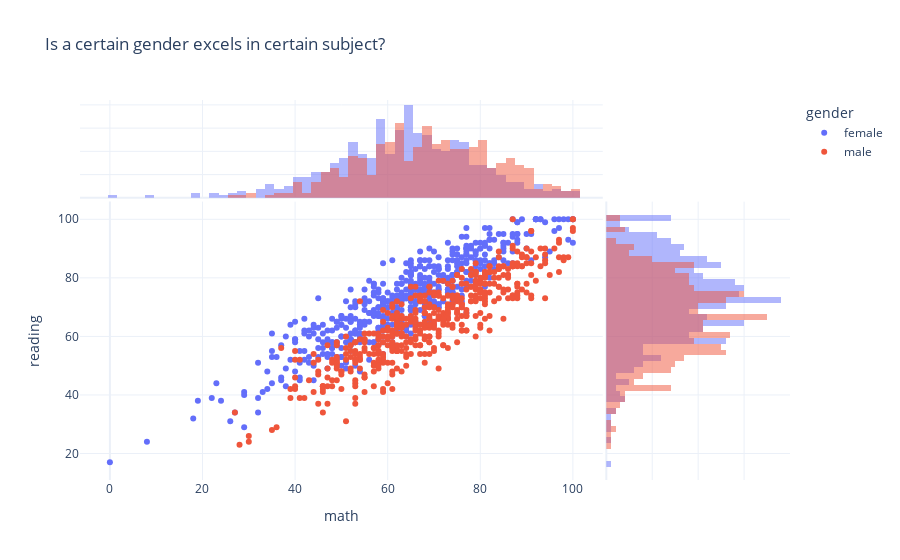

The cell this chart's notebook holds for it:
### Code cell
fig = px.scatter(df,
                 x='math',
                 y='reading', 
                 color ='gender',
                 marginal_x='histogram',
                 marginal_y='histogram',
                 template='plotly_white',
                 title="Is a certain gender excels in certain subject?")
fig.show()

### Figure 1 — Plotly figure (JSON) as saved in the notebook; plotly's stock layout.template omitted (floating-point values rounded to 4 significant figures; data arrays with more than 128 entries replaced by an {"elided": "..."} marker saying what was removed)
{"data": [{"hovertemplate": "gender=female<br>math=%{x}<br>reading=%{y}<extra></extra>", "legendgroup": "female", "marker": {"color": "#636efa", "symbol": "circle"}, "mode": "markers", "name": "female", "orientation": "v", "showlegend": true, "type": "scatter", "x": {"elided": "518 int values"}, "xaxis": "x", "y": {"elided": "518 int values"}, "yaxis": "y"}, {"alignmentgroup": "True", "bingroup": "x", "hovertemplate": "gender=female<br>math=%{x}<br>count=%{y}<extra></extra>", "legendgroup": "female", "marker": {"color": "#636efa"}, "name": "female", "offsetgroup": "female", "opacity": 0.5, "showlegend": false, "type": "histogram", "x": {"elided": "518 int values"}, "xaxis": "x3", "yaxis": "y3"}, {"alignmentgroup": "True", "bingroup": "y", "hovertemplate": "gender=female<br>reading=%{y}<br>count=%{x}<extra></extra>", "legendgroup": "female", "marker": {"color": "#636efa"}, "name": "female", "offsetgroup": "female", "opacity": 0.5, "showlegend": false, "type": "histogram", "xaxis": "x2", "y": {"elided": "518 int values"}, "yaxis": "y2"}, {"hovertemplate": "gender=male<br>math=%{x}<br>reading=%{y}<extra></extra>", "legendgroup": "male", "marker": {"color": "#EF553B", "symbol": "circle"}, "mode": "markers", "name": "male", "orientation": "v", "showlegend": true, "type": "scatter", "x": {"elided": "482 int values"}, "xaxis": "x", "y": {"elided": "482 int values"}, "yaxis": "y"}, {"alignmentgroup": "True", "bingroup": "x", "hovertemplate": "gender=male<br>math=%{x}<br>count=%{y}<extra></extra>", "legendgroup": "male", "marker": {"color": "#EF553B"}, "name": "male", "offsetgroup": "male", "opacity": 0.5, "showlegend": false, "type": "histogram", "x": {"elided": "482 int values"}, "xaxis": "x3", "yaxis": "y3"}, {"alignmentgroup": "True", "bingroup": "y", "hovertemplate": "gender=male<br>reading=%{y}<br>count=%{x}<extra></extra>", "legendgroup": "male", "marker": {"color": "#EF553B"}, "name": "male", "offsetgroup": "male", "opacity": 0.5, "showlegend": false, "type": "histogram", "xaxis": "x2", "y": {"elided": "482 int values"}, "yaxis": "y2"}], "layout": {"barmode": "overlay", "legend": {"title": {"text": "gender"}, "tracegroupgap": 0}, "title": {"text": "Is a certain gender excels in certain subject?"}, "xaxis": {"anchor": "y", "domain": [0, 0.7363], "title": {"text": "math"}}, "xaxis2": {"anchor": "y2", "domain": [0.7413, 1], "matches": "x2", "showgrid": true, "showline": false, "showticklabels": false, "ticks": ""}, "xaxis3": {"anchor": "y3", "domain": [0, 0.7363], "matches": "x", "showgrid": true, "showticklabels": false}, "xaxis4": {"anchor": "y4", "domain": [0.7413, 1], "matches": "x2", "showgrid": true, "showline": false, "showticklabels": false, "ticks": ""}, "yaxis": {"anchor": "x", "domain": [0, 0.7326], "title": {"text": "reading"}}, "yaxis2": {"anchor": "x2", "domain": [0, 0.7326], "matches": "y", "showgrid": true, "showticklabels": false}, "yaxis3": {"anchor": "x3", "domain": [0.7426, 1], "matches": "y3", "showgrid": true, "showline": false, "showticklabels": false, "ticks": ""}, "yaxis4": {"anchor": "x4", "domain": [0.7426, 1], "matches": "y3", "showgrid": true, "showline": false, "showticklabels": false, "ticks": ""}}}
